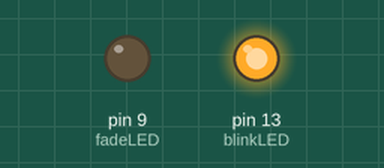
This sketch was run on a simulated Arduino Uno, built with avr-gcc and run on an emulated ATmega328P. On the bench: output pins drawn as LEDs (lit = HIGH).

Above: at 0.2 s.
At 2.9 s:
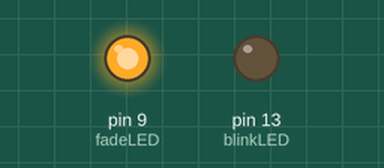
At 4.9 s:
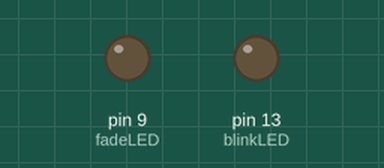
Timing chart, 0 to 8.2 s (numbered marks = the images above):
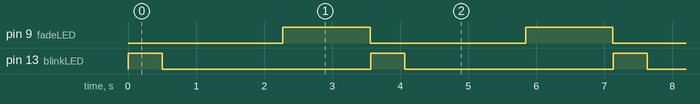

Measured:
- by itself, pin 9 (fadeLED): alternates HIGH for 1.3 s and LOW for 2.3 s
- by itself, pin 13 (blinkLED): alternates HIGH for 0.50 s and LOW for 3.1 s

The sketch:

8a.ino
```cpp
// Pin assignments
const int blinkLED = 13;   // LED that blinks
const int fadeLED  = 9;    // LED that fades (PWM pin)

void setup() {
  pinMode(blinkLED, OUTPUT);
  pinMode(fadeLED, OUTPUT);
}

void loop() {
  // --- LED #2: Blink ---
  digitalWrite(blinkLED, HIGH);  // turn ON
  delay(500);                    // wait 0.5 sec
  digitalWrite(blinkLED, LOW);   // turn OFF
  delay(500);

  // --- LED #3: Fade ---
  for (int brightness = 0; brightness <= 255; brightness++) {
    analogWrite(fadeLED, brightness);
    delay(5);
  }

  for (int brightness = 255; brightness >= 0; brightness--) {
    analogWrite(fadeLED, brightness);
    delay(5);
  }

  // LED #1 stays ON permanently using 5V (no code needed)
}
```
